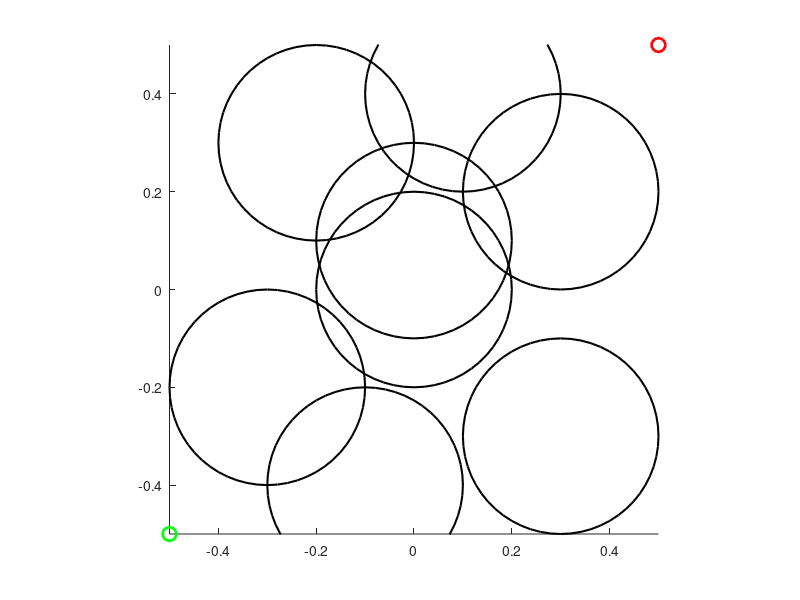

MATLAB code to generate this figure: (Note: this script raises an error after producing the figure.)
clear; clc;

% Load obstacles from CSV file (format: x, y, radius)
obstacles = csvread('obstacles.csv');

% Parameters
start = [-0.5, -0.5];
goal = [0.5, 0.5];
stepSize = 0.03;
goalThreshold = 0.05;
maxIterations = 20000;
goalBias = 0.1;

% Initialize RRT
nodes(1).pos = start;
nodes(1).parent = 0;

% Plot setup
figure; hold on; axis equal;
xlim([-0.5, 0.5]); ylim([-0.5, 0.5]);
for i = 1:size(obstacles, 1)
    obs = obstacles(i,:);
    rectangle('Position', [obs(1)-obs(3), obs(2)-obs(3), 2*obs(3), 2*obs(3)], ...
              'Curvature', [1, 1], 'EdgeColor', 'k', 'LineWidth', 1.5);
end
plot(start(1), start(2), 'go', 'MarkerSize', 10, 'LineWidth', 2);
plot(goal(1), goal(2), 'ro', 'MarkerSize', 10, 'LineWidth', 2);

% RRT Main Loop
for i = 1:maxIterations
    % Sample random point (with goal bias)
    if rand < goalBias
        randPoint = goal;
    else
        randPoint = -0.5 + rand(1, 2);  % Sample in [-0.5, 0.5]
    end

    if checkCollision(randPoint, obstacles)
        continue;
    end

    allNodes = cell2mat(arrayfun(@(n)n.pos, nodes, 'UniformOutput', false))';
    dists = vecnorm(allNodes - randPoint, 2, 2);
    [~, idx] = min(dists);
    nearest = nodes(idx).pos;

    direction = randPoint - nearest;
    if norm(direction) > stepSize
        direction = direction / norm(direction) * stepSize;
    end
    newPoint = nearest + direction;

    if checkCollision(newPoint, obstacles) || checkEdgeCollision(nearest, newPoint, obstacles)
        continue;
    end

    newNode.pos = newPoint;
    newNode.parent = idx;
    nodes(end + 1) = newNode;

    line([nearest(1), newPoint(1)], [nearest(2), newPoint(2)], 'Color', 'b');

    if norm(newPoint - goal) < goalThreshold && ...
       ~checkEdgeCollision(newPoint, goal, obstacles)
        disp('Goal reached!');
        goalNode.pos = goal;
        goalNode.parent = length(nodes);
        nodes(end + 1) = goalNode;
        line([newPoint(1), goal(1)], [newPoint(2), goal(2)], 'Color', 'g', 'LineStyle', '--');
        break;
    end
end

% Reconstruct and plot path (or closest attempt)
goalReached = norm(nodes(end).pos - goal) < goalThreshold;

if goalReached
    current = length(nodes);
    titleText = 'RRT Path Found';
else
    allNodes = cell2mat(arrayfun(@(n)n.pos, nodes, 'UniformOutput', false))';
    dists = vecnorm(allNodes - goal, 2, 2);
    [~, current] = min(dists);
    line([nodes(current).pos(1), goal(1)], [nodes(current).pos(2), goal(2)], ...
         'Color', 'm', 'LineStyle', '--', 'LineWidth', 1.5);
    titleText = 'Closest Attempt (Goal Not Reached)';
end

while nodes(current).parent ~= 0
    parent = nodes(current).parent;
    line([nodes(current).pos(1), nodes(parent).pos(1)], ...
         [nodes(current).pos(2), nodes(parent).pos(2)], ...
         'Color', 'r', 'LineWidth', 2);
    current = parent;
end

title(titleText);
disp(['Tree size: ', num2str(length(nodes))]);

% --- Collision Checking Functions ---
function inCollision = checkCollision(point, obstacles)
    inCollision = false;
    for i = 1:size(obstacles,1)
        obs = obstacles(i,:);
        if norm(point - obs(1:2)) <= obs(3)
            inCollision = true;
            return;
        end
    end
end

function inCollision = checkEdgeCollision(p1, p2, obstacles)
    numSteps = 50;
    inCollision = false;
    for i = 0:numSteps
        t = i / numSteps;
        pt = p1 + t * (p2 - p1);
        if checkCollision(pt, obstacles)
            inCollision = true;
            return;
        end
    end
end
